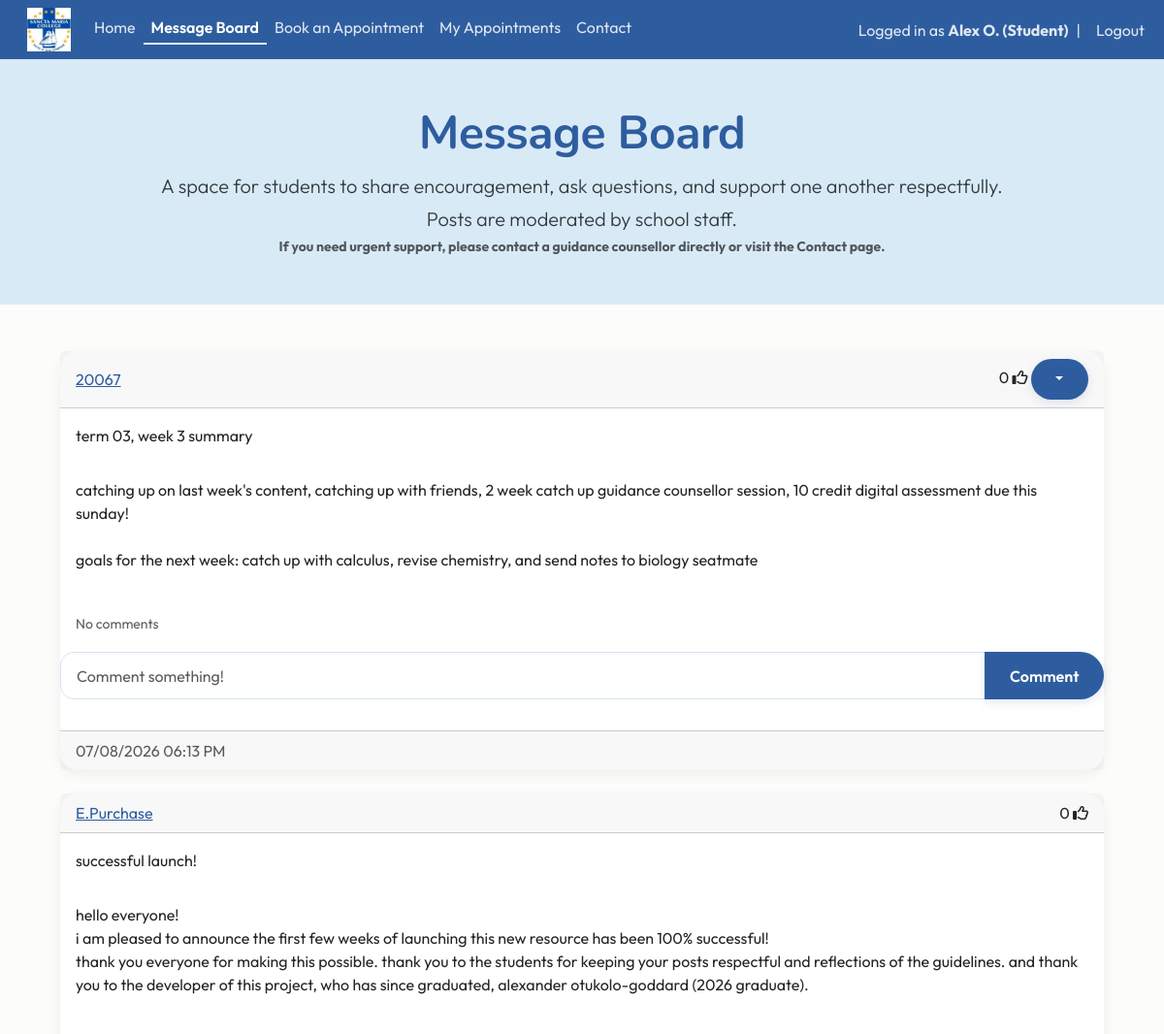
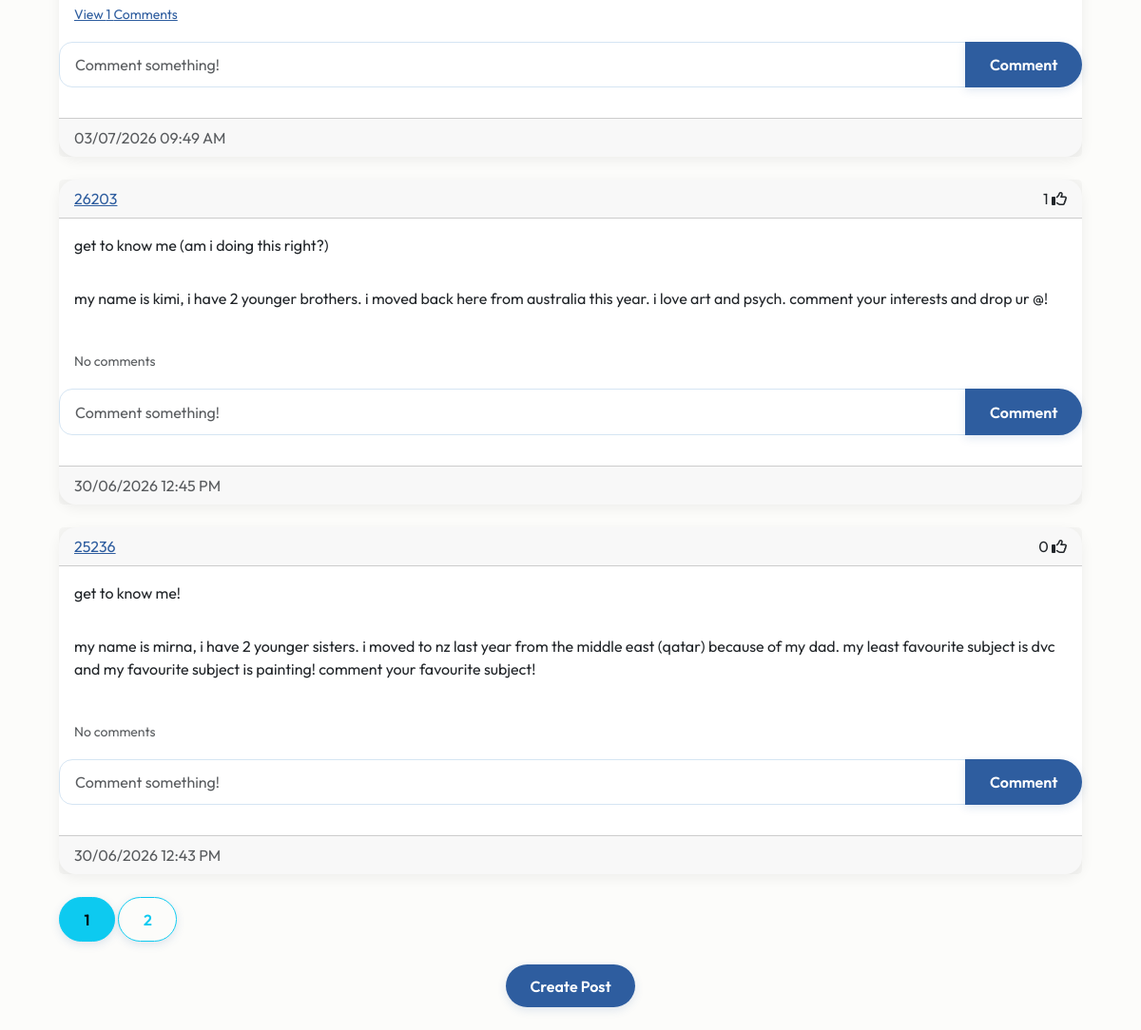
Screenshot of /blog (signed in) with the database file from the repository (2 pictures, top to bottom).
### website/models.py (models this page shows)
class User(db.Model, UserMixin):
    id = db.Column(db.Integer, primary_key=True)
    email = db.Column(db.String(150), unique=True)
    fname = db.Column(db.String(20))
    lname = db.Column(db.String(20))
    username = db.Column(db.String(150), unique=True)
    role = db.Column(db.String(150))
    password = db.Column(db.String(150))
    date_created = db.Column(db.DateTime(timezone=True), default=func.now())
    posts = db.relationship("Post", backref="user", cascade="all, delete-orphan")
    comments = db.relationship("Comment", backref="user", cascade="all, delete-orphan")
    likes = db.relationship("Like", backref="user", cascade="all, delete-orphan")
    appointments = db.relationship('Appointment', foreign_keys="Appointment.counsellor_id", back_populates="counsellor")

class Post(db.Model):
    id = db.Column(db.Integer, primary_key=True)
    title = db.Column(db.String(150), unique=False)
    content = db.Column(db.Text, nullable=False)
    date_created = db.Column(db.DateTime(timezone=True), default=func.now())
    author = db.Column(db.Integer, db.ForeignKey('user.id', ondelete="CASCADE"), nullable=False)
    comments = db.relationship('Comment', backref='post', cascade="all, delete-orphan")
    likes = db.relationship('Like', backref='post', cascade="all, delete-orphan")
    @property
    def nz_date_created(self):
        if self.date_created.tzinfo is None:
            utc = self.date_created.replace(tzinfo=ZoneInfo("UTC"))
        else:
            utc = self.date_created
        return utc.astimezone(ZoneInfo("Pacific/Auckland"))

### website/views.py (the view)
@views.route("/blog")
@login_required
def blog():
    page = request.args.get('page', 1, type=int)
    posts = Post.query.order_by(Post.date_created.desc()).paginate(page=page, per_page=4)
    return render_template("blog.html", user=current_user, posts=posts, endpoint='views.blog')

### website/__init__.py (called while the page is built)
def create_app():
    app = Flask(__name__)
    app.config['SECRET_KEY'] = "DQiAlMIU5u5eeLDw4KPMHx4d"
    app.config['SQLALCHEMY_DATABASE_URI'] = f'sqlite:///{DB_NAME}'
    db.init_app(app)
    from .views import views
    from .auth import auth
    app.register_blueprint(views, url_prefix="/")
    app.register_blueprint(auth, url_prefix="/")
    from .models import User, Post
    with app.app_context():
        db.create_all()
    login_manager = LoginManager()
    login_manager.login_view = "auth.login"
    login_manager.init_app(app)
    @login_manager.user_loader
    def load_user(id):
        return User.query.get(int(id))
    return app

### website/models.py (called while the page is built)
    @property
    def nz_date_created(self):
        if self.date_created.tzinfo is None:
            utc = self.date_created.replace(tzinfo=ZoneInfo("UTC"))
        else:
            utc = self.date_created
        return utc.astimezone(ZoneInfo("Pacific/Auckland"))

### website/templates/blog.html
{% extends "posts_div.html"%} {% block title %} Message Board {% endblock %}

### website/templates/posts_div.html (shortened to what this page needs)
{% extends "template.html"%} {% block title %} Message Board {% endblock %}
{% block content%}
{% block hero %}
<section class="hero hero-small mb-5">
    <div class="container text-center">
        <h1 class="display-5 fw-bold">Message Board</h1>
        <p class="lead">
            A space for students to share encouragement, ask questions, and support one another respectfully.<br>
            Posts are moderated by school staff.
        </p>
        <p class="small text-muted">
            <strong>If you need urgent support, please contact a guidance counsellor directly or visit the Contact page.</strong>
        </p>
    </div>
</section>
{% endblock %}
<div class="container">
    <div id="posts">
        {% for post in posts %}
        <div class="card border-dark">
            <div class="card-header d-flex justify-content-between align-items-center">
                <a href="/posts/{{post.user.username}}">{{post.user.username}}</a>
                <div>
                    <span id="likes-count-{{post.id}}">{{ post.likes|length }}</span>
                    {% if user.id in post.likes|map(attribute="author")|list %}
                    <i class="fas fa-thumbs-up" id="like-button-{{post.id}}" onclick="like({{post.id}})"></i>
                    {% else %}
                    <i class="far fa-thumbs-up" id="like-button-{{post.id}}" onclick="like({{post.id}})"></i>
                    {% endif %}
                        {% if user.id == post.author or user.role == "Teacher" or user.role == "Guidance Counsellor" %}
                        <div class="btn-group">
                            <button type="button" class="btn btn-primary btn-sm dropdown-toggle" data-bs-toggle="dropdown"></button>
                        </div>
                        {% endif %}
                </div>
            </div>
            <div class ="card-body">
                <div class="card-text">{{post.title}}</div>
            </div>
            <div class ="card-body">
                <div class="card-text">{{post.content | replace('\n', '<br>') | safe}}</div>
            </div>
            <br/>
            <p class="card-text ms-3">
                {% if post.comments|length > 0 %}
                <a data-bs-toggle="collapse" href="#comments-{{post.id}}" role="button">
                    <small>View {{post.comments|length}} Comments</small>
                </a>
                {% else %}
                <small class="text-muted">No comments</small>
                {% endif %}
            </p>
            <form class="input-group mb-3" method="POST" action="{{ url_for('views.create_comment', post_id=post.id, page=posts.page) }}">
                <input type="text" id="text" name="text" class="form-control" placeholder="Comment something!"/>
                <button type="submit" class="btn btn-primary">Comment</button>
            </form >
            <div class ="card-footer text-muted">{{ post.nz_date_created.strftime("%d/%m/%Y %I:%M %p") }}</div>
        </div>
        <br/>
        {% endfor %}
    </div>
    {% for page_num in posts.iter_pages(left_edge=1, right_edge=1, left_current=1, right_current=2) %}
    {% if page_num %}
    {% if endpoint == 'views.posts' %}
    {% set page_url = url_for(endpoint, username=username, page=page_num) %}
    {% else %}
    {% set page_url = url_for(endpoint, page=page_num) %}
    {% endif %}
    {% if posts.page == page_num %}
    <a class="btn btn-info mb-4" href="{{ page_url }}">{{page_num}}</a>
    {% else %}
    <a class="btn btn-outline-info mb-4" href="{{ page_url }}">{{page_num}}</a>
    {% endif %}
    {% else %}
    ...
    {% endif %}
    {% endfor %}
    {% block footer %}
    <div align="center">
        <a href="/create-post">
            <button type="button" class="btn btn-primary btn-large">
                Create Post
            </button>
        </a>
    </div>
    <br/>
</div>
{% endblock %}
{% endblock %}

### website/templates/template.html (shortened to what this page needs)
<!DOCTYPE html>
<html>
    <head>
        <link href="https://cdn.jsdelivr.net/npm/bootstrap@5.3.8/dist/css/bootstrap.min.css" rel="stylesheet">
        <link rel="stylesheet" type="text/css" href="{{ url_for('static', filename='main.css') }}">
    </head>
    <body>
        <nav class="navbar navbar-expand-lg sticky-top">
            <div class="container-fluid">
              <div class="collapse navbar-collapse" id="navbarSupportedContent">
                <ul class="navbar-nav me-auto mb-2 mb-lg-0">
                  <li class="nav-item">
                      <a class="navbar-brand" href="/home">
                          <img src="{{ url_for('static', filename='img/schoollogo.jpg') }}" width="45px" height="45px">
                      </a>
                  </li>
                  <li class="nav-item">
                      <a class="nav-link {% if request.path == '/home' %}active{% endif %}" href="/home">Home</a>
                  </li>
                  {% if user.is_authenticated %}
                  <li class="nav-item">
                    <a class="nav-link {% if request.path == '/blog' %}active{% endif %}" href="/blog">Message Board</a>
                  </li>
                  <li class="nav-item">
                      <a class="nav-link {% if request.path == '/book-appointment' %}active{% endif %}" href="/book-appointment">Book an Appointment</a>
                  </li>
                  {% if user.role == "Student" %}
                  <li class="nav-item">
                    <a class="nav-link {% if request.path == '/appointment-history' %}active{% endif %}" href="/appointment-history">My Appointments</a>
                  </li>
                  {% endif %}
                  {% endif %}
                  <li class="nav-item">
                      <a class="nav-link {% if request.path == '/contact' %}active{% endif %}" href="/contact">Contact</a>
                  </li>
                </ul>
                <ul class="navbar-nav ms-auto align-items-center">
                {% if user.is_authenticated %}
                <li class="nav-item">
                    <span class="navbar-text">
                        Logged in as <strong>{{ user.fname }} {{ user.lname[0] }}. ({{ user.role }})</strong>
                    </span>
                </li>
                <li class="nav-item mx-2">
                    <span class="navbar-text">|</span>
                </li>
                <li class="nav-item">
                    <a class="nav-link py-0" href="/logout">Logout</a>
                </li>
                {% endif %}
                </ul>
              </div>
            </div>
          </nav>
        <main>{% block content %} {% endblock %}</main>
      </body>
</html>

### website/static/main.css (style rules this page uses)
:root { --navy: #2E5D9F; --blue: #5D8CC7; --seafoam: #e7f3fc; --light-blue: #F5FAFE; --cream: #FCFCFA; --text: #343A40; --danger: #C86B6B; --radius: 18px; --section-padding: 6rem; }
.navbar { background-color:var(--navy); }
.navbar .nav-link, .navbar .navbar-text { color: rgba(255,255,255,0.85); transition: 0.2s ease; }
.navbar .nav-link.active { color: #FFFFFF; font-weight: 600; border-bottom: 2px solid var(--seafoam); padding-bottom: 4px; }
body { background-color: var(--cream); color: var(--text); font-family: 'Outfit', Arial, sans-serif; }
h1,h2,h3 { font-family: 'Nunito', Arial, sans-serif; font-weight: 700; }
p { line-height:1.7; }
.hero { background: #D9EAF7; min-height: 500px; display: flex; align-items: center; }
.hero-small { background: #D9EAF7; min-height: 220px; display: flex; align-items: center; padding: 3rem 0; margin-bottom:3rem; }
.hero h1 { color: var(--navy); font-family: 'Nunito', sans-serif; font-weight: 800; letter-spacing: -0.5px; }
.hero p { max-width:700px; margin:auto; }
.hero .lead { max-width:900px; margin:0 auto; }
.container { max-width: 1100px; }
.card { border: none; border-radius: var(--radius); box-shadow: 0 4px 14px rgba(0,0,0,0.06); transition: transform 0.25s ease, box-shadow 0.25s ease; }
.card a:not(.btn) { color: var(--navy); font-weight: 400; }
.btn { border-radius: 30px; padding: .65rem 1.6rem; font-weight: 600; transition: all .25s ease; box-shadow: 0 3px 10px rgba(46,93,159,.15); }
.btn-primary { background: var(--navy); border: none; color: white; }
form { padding-bottom:1rem; }
.form-control, .form-select { border-radius:14px; border:1px solid #D5E5F3; padding:.7rem 1rem; }

### rows the page displays
User: fname "Alex", lname "O", role "Student"
Post: user.username "20067", likes|length "0", title "term 03, week 3 summary", content "catching up on last week's content, catching up with friends, 2 week catch up guidance counsellor session, 10 credit digital assessment due this sunday! goals for the next week: catch up with calculus, revise chemistry, and send notes to biology seatmate", shows "No comments", nz_date_created "07/08/2026 06:13 PM"
Post: user.username "E.Purchase", likes|length "0", title "successful launch!", content "hello everyone! i am pleased to announce the first few weeks of launching this new resource has been 100% successful! thank you everyone for making this possible. thank you to the students for keeping your posts respectful and reflections of the guidelines. and thank you to the developer of this project, who has since graduated, alexander otukolo-goddard (2026 graduate).", comments|length "1", nz_date_created "03/07/2026 09:49 AM"
Post: user.username "26203", likes|length "1", title "get to know me (am i doing this right?)", content "my name is kimi, i have 2 younger brothers. i moved back here from australia this year. i love art and psych. comment your interests and drop ur @!", shows "No comments", nz_date_created "30/06/2026 12:45 PM"
Post: user.username "25236", likes|length "0", title "get to know me!", content "my name is mirna, i have 2 younger sisters. i moved to nz last year from the middle east (qatar) because of my dad. my least favourite subject is dvc and my favourite subject is painting! comment your favourite subject!", shows "No comments", nz_date_created "30/06/2026 12:43 PM"

### other values shown
{{ page_num }} "1"
{{ page_num }} "2"
